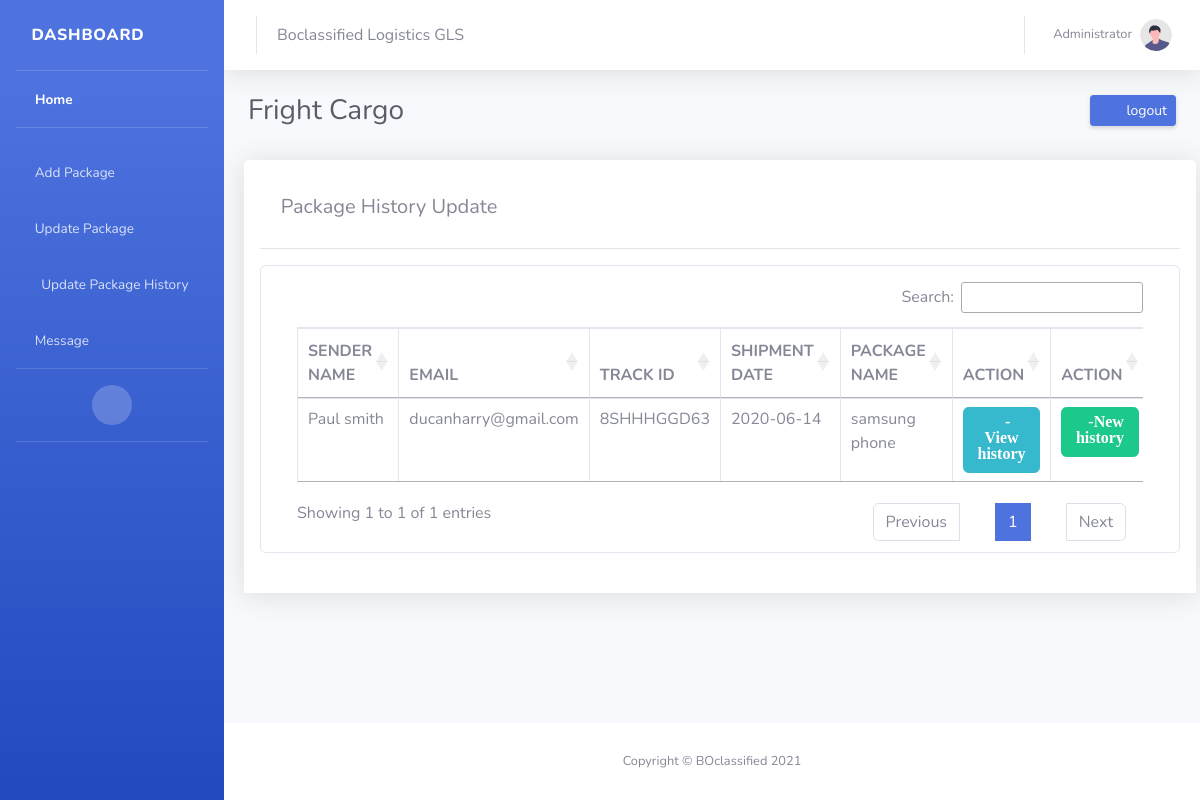
Screenshot of /admin/pages/history.php (signed in) with the database file from the repository.
### tables this page shows
CREATE TABLE `track` (
  `id` int(11) NOT NULL,
  `pname` varchar(100) NOT NULL,
  `shipdate` varchar(100) NOT NULL,
  `saddress` varchar(200) NOT NULL,
  `sname` varchar(200) NOT NULL,
  `raddress` varchar(200) NOT NULL,
  `rname` varchar(200) NOT NULL,
  `email` varchar(100) NOT NULL,
  `status` varchar(100) NOT NULL,
  `location` varchar(100) NOT NULL,
  `pdate` varchar(100) NOT NULL,
  `pid` varchar(100) NOT NULL,
  `edd` varchar(100) NOT NULL,
  `weight` varchar(100) NOT NULL,
  `servicetype` varchar(100) NOT NULL,
  `pdesc` varchar(100) NOT NULL,
  `qty` varchar(100) NOT NULL,
  `image` varchar(100) NOT NULL,
  `remark` varchar(100) NOT NULL
);

### admin/pages/history.php (the view, shortened to what this page needs)
<?php
if(isset($_SESSION['uid'])){
  include 'header.php';
}
else{
    header("location:../pages/login.php");
}
?>
  <link rel="stylesheet" type="text/css" href="https://cdn.datatables.net/1.10.19/css/jquery.dataTables.css">
  <link rel="stylesheet" href=" https://code.jquery.com/ui/1.12.1/themes/base/jquery-ui.css">
  <link rel="stylesheet" href=" https://cdn.datatables.net/1.10.19/css/dataTables.jqueryui.min.css">
  <link rel="stylesheet" href=" https://cdn.datatables.net/buttons/1.5.6/css/buttons.jqueryui.min.css">
  <link rel="stylesheet" href=" https://cdn.datatables.net/1.10.19/css/dataTables.bootstrap.min.css">
  <link rel="stylesheet" href=" https://cdn.datatables.net/buttons/1.5.6/css/buttons.bootstrap.min.css">
  <link rel="stylesheet" href="">
  </head>
  <body>
<div class="container-fluid shadow h-100 rounded-top py-2 bg-white p-3 m-2" >
        <section class="section">
          <div class="section-header mb-4">
            <h1><i class="fa fa-users" style="font-size:20px"></i><span style="font-size:20px;"> Package History Update</span></h1>
          </div>
		  <hr>
          <div class="card mb-4">
          <div class="container mt-3">
          <div class="col-md-12 col-sm-12 col-sx-12">
               <div class="table-responsive">
                     <table class="table table-bordered bg-white" width="100%" cellspacing="0"  id="example">
                                    <thead>
                                        <tr>
                                            <th>SENDER NAME</th>
                                            <th>EMAIL</th>
                                             <th>TRACK ID</th>
                                            <th>SHIPMENT DATE </th>
                                            <th>PACKAGE NAME</th>
                                             <th>ACTION</th>
                                            <th>ACTION</th>
                                        </tr>
                                    </thead>
                                    <tbody>
                                    <?php
                                    $sql= "SELECT * FROM track";
			  $result = mysqli_query($link,$sql);
			  if(mysqli_num_rows($result) > 0){
				  while($row = mysqli_fetch_assoc($result)){
				  if(isset($row['pid']) ){
      $pid = $row['pid'];
				  }else{
				  }
				  ?>
                                        <tr class="odd gradeX">
                                       <form class="form-horizontal" action="history.php" method="POST" enctype="multipart/form-data" >
                                            <td><?php echo $row['sname'];?></td>
                                            <td><?php echo $row['email'];?></td>
                                            <td><?php echo $row['pid'];?></td>
                                            <td><?php echo $row['shipdate'];?></td>
                                                                                        <td><?php echo $row['pname'];?></td>
                                         </form>
<td><a href="history-view.php?pid=<?php echo $pid;?>"><button  name="view" style="width:100%" class="btn btn-info"><span class="fas fa-check">-View history </span></button></a></td>
                                            <td><a href="history-edit.php?pid=<?php echo $pid;?>"><button  name="view" style="width:100%" class="btn btn-success"><span class="fas fa-check">-New history </span></button></a></td>
                                        </tr>
<?php
          }
          }
?>
                                     </tbody>
                                </table>
                            </div>
                        </div>
						</div>
						</div>
      </div>
	   <footer class="sticky-footer bg-white mt-3">
                <div class="container my-auto">
                    <div class="copyright text-center my-auto">
                        <span>Copyright &copy; BOclassified 2021</span>
                    </div>
                </div>
            </footer>
  </body>
</html>

### rows the page displays
track: sname "Paul smith", email "ducanharry@gmail.com", pid "8SHHHGGD63", shipdate "2020-06-14", pname "samsung phone"
